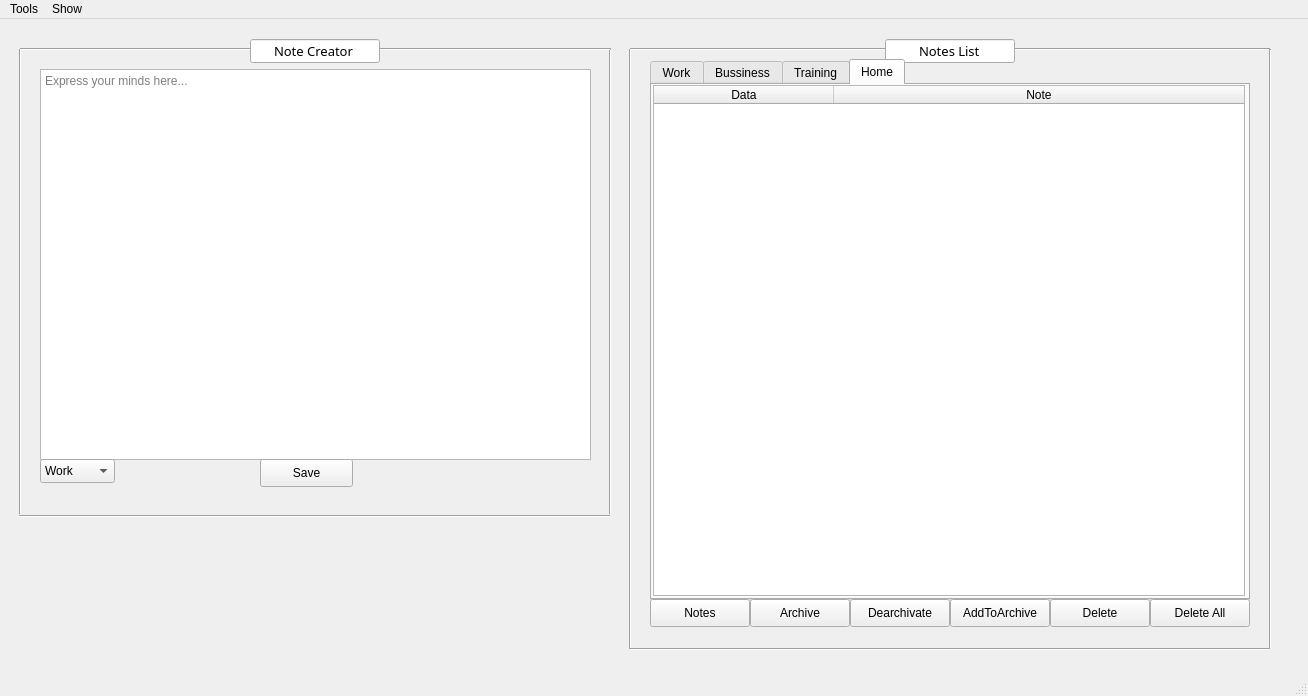
<?xml version="1.0" encoding="UTF-8"?>
<ui version="4.0">
 <class>MainWindow</class>
 <widget class="QMainWindow" name="MainWindow">
  <property name="geometry">
   <rect>
    <x>0</x>
    <y>0</y>
    <width>1308</width>
    <height>696</height>
   </rect>
  </property>
  <property name="windowTitle">
   <string>MainWindow</string>
  </property>
  <widget class="QWidget" name="centralwidget">
   <widget class="QTextEdit" name="InputText">
    <property name="geometry">
     <rect>
      <x>40</x>
      <y>50</y>
      <width>551</width>
      <height>391</height>
     </rect>
    </property>
    <property name="placeholderText">
     <string>Express your minds here...</string>
    </property>
   </widget>
   <widget class="QPushButton" name="pushButton">
    <property name="geometry">
     <rect>
      <x>260</x>
      <y>440</y>
      <width>93</width>
      <height>28</height>
     </rect>
    </property>
    <property name="text">
     <string>Save</string>
    </property>
   </widget>
   <widget class="Line" name="line">
    <property name="geometry">
     <rect>
      <x>19</x>
      <y>490</y>
      <width>591</width>
      <height>15</height>
     </rect>
    </property>
    <property name="font">
     <font>
      <family>MT Extra</family>
     </font>
    </property>
    <property name="orientation">
     <enum>Qt::Horizontal</enum>
    </property>
   </widget>
   <widget class="Line" name="line_2">
    <property name="geometry">
     <rect>
      <x>10</x>
      <y>30</y>
      <width>20</width>
      <height>465</height>
     </rect>
    </property>
    <property name="orientation">
     <enum>Qt::Vertical</enum>
    </property>
   </widget>
   <widget class="Line" name="line_3">
    <property name="geometry">
     <rect>
      <x>20</x>
      <y>20</y>
      <width>231</width>
      <height>20</height>
     </rect>
    </property>
    <property name="orientation">
     <enum>Qt::Horizontal</enum>
    </property>
   </widget>
   <widget class="Line" name="line_4">
    <property name="geometry">
     <rect>
      <x>600</x>
      <y>30</y>
      <width>20</width>
      <height>465</height>
     </rect>
    </property>
    <property name="orientation">
     <enum>Qt::Vertical</enum>
    </property>
   </widget>
   <widget class="QLineEdit" name="Title1">
    <property name="geometry">
     <rect>
      <x>250</x>
      <y>20</y>
      <width>130</width>
      <height>24</height>
     </rect>
    </property>
    <property name="font">
     <font>
      <family>Bahnschrift Light</family>
      <pointsize>10</pointsize>
     </font>
    </property>
    <property name="text">
     <string>Note Creator</string>
    </property>
    <property name="alignment">
     <set>Qt::AlignCenter</set>
    </property>
    <property name="readOnly">
     <bool>true</bool>
    </property>
   </widget>
   <widget class="Line" name="line_5">
    <property name="geometry">
     <rect>
      <x>380</x>
      <y>20</y>
      <width>231</width>
      <height>20</height>
     </rect>
    </property>
    <property name="orientation">
     <enum>Qt::Horizontal</enum>
    </property>
   </widget>
   <widget class="Line" name="line_6">
    <property name="geometry">
     <rect>
      <x>620</x>
      <y>30</y>
      <width>20</width>
      <height>600</height>
     </rect>
    </property>
    <property name="orientation">
     <enum>Qt::Vertical</enum>
    </property>
   </widget>
   <widget class="Line" name="line_7">
    <property name="geometry">
     <rect>
      <x>630</x>
      <y>620</y>
      <width>640</width>
      <height>20</height>
     </rect>
    </property>
    <property name="font">
     <font>
      <family>MT Extra</family>
     </font>
    </property>
    <property name="orientation">
     <enum>Qt::Horizontal</enum>
    </property>
   </widget>
   <widget class="Line" name="line_8">
    <property name="geometry">
     <rect>
      <x>630</x>
      <y>20</y>
      <width>255</width>
      <height>20</height>
     </rect>
    </property>
    <property name="font">
     <font>
      <family>MT Extra</family>
     </font>
    </property>
    <property name="orientation">
     <enum>Qt::Horizontal</enum>
    </property>
   </widget>
   <widget class="Line" name="line_9">
    <property name="geometry">
     <rect>
      <x>1260</x>
      <y>30</y>
      <width>20</width>
      <height>600</height>
     </rect>
    </property>
    <property name="orientation">
     <enum>Qt::Vertical</enum>
    </property>
   </widget>
   <widget class="QLineEdit" name="Title2">
    <property name="geometry">
     <rect>
      <x>885</x>
      <y>20</y>
      <width>130</width>
      <height>24</height>
     </rect>
    </property>
    <property name="font">
     <font>
      <family>Bahnschrift Light</family>
      <pointsize>10</pointsize>
     </font>
    </property>
    <property name="mouseTracking">
     <bool>true</bool>
    </property>
    <property name="text">
     <string>Notes List</string>
    </property>
    <property name="alignment">
     <set>Qt::AlignCenter</set>
    </property>
    <property name="readOnly">
     <bool>true</bool>
    </property>
   </widget>
   <widget class="Line" name="line_10">
    <property name="geometry">
     <rect>
      <x>1015</x>
      <y>20</y>
      <width>255</width>
      <height>20</height>
     </rect>
    </property>
    <property name="font">
     <font>
      <family>MT Extra</family>
     </font>
    </property>
    <property name="orientation">
     <enum>Qt::Horizontal</enum>
    </property>
   </widget>
   <widget class="QComboBox" name="comboBox">
    <property name="geometry">
     <rect>
      <x>40</x>
      <y>440</y>
      <width>75</width>
      <height>24</height>
     </rect>
    </property>
    <item>
     <property name="text">
      <string>Work</string>
     </property>
    </item>
    <item>
     <property name="text">
      <string>Bussiness</string>
     </property>
    </item>
    <item>
     <property name="text">
      <string>Training</string>
     </property>
    </item>
    <item>
     <property name="text">
      <string>Home</string>
     </property>
    </item>
   </widget>
   <widget class="QTabWidget" name="tabWidget">
    <property name="geometry">
     <rect>
      <x>650</x>
      <y>40</y>
      <width>600</width>
      <height>541</height>
     </rect>
    </property>
    <property name="currentIndex">
     <number>3</number>
    </property>
    <widget class="QWidget" name="tab">
     <attribute name="title">
      <string>Work</string>
     </attribute>
     <widget class="QTableWidget" name="Table">
      <property name="geometry">
       <rect>
        <x>1</x>
        <y>0</y>
        <width>592</width>
        <height>511</height>
       </rect>
      </property>
      <property name="sizeAdjustPolicy">
       <enum>QAbstractScrollArea::AdjustIgnored</enum>
      </property>
      <property name="selectionBehavior">
       <enum>QAbstractItemView::SelectRows</enum>
      </property>
      <attribute name="horizontalHeaderCascadingSectionResizes">
       <bool>true</bool>
      </attribute>
      <attribute name="horizontalHeaderDefaultSectionSize">
       <number>180</number>
      </attribute>
      <attribute name="horizontalHeaderStretchLastSection">
       <bool>true</bool>
      </attribute>
      <column>
       <property name="text">
        <string>Data</string>
       </property>
      </column>
      <column>
       <property name="text">
        <string>Note</string>
       </property>
      </column>
     </widget>
    </widget>
    <widget class="QWidget" name="tab_2">
     <attribute name="title">
      <string>Bussiness</string>
     </attribute>
     <widget class="QTableWidget" name="Table_2">
      <property name="geometry">
       <rect>
        <x>1</x>
        <y>0</y>
        <width>592</width>
        <height>511</height>
       </rect>
      </property>
      <property name="sizeAdjustPolicy">
       <enum>QAbstractScrollArea::AdjustIgnored</enum>
      </property>
      <property name="selectionBehavior">
       <enum>QAbstractItemView::SelectRows</enum>
      </property>
      <attribute name="horizontalHeaderCascadingSectionResizes">
       <bool>true</bool>
      </attribute>
      <attribute name="horizontalHeaderDefaultSectionSize">
       <number>180</number>
      </attribute>
      <attribute name="horizontalHeaderStretchLastSection">
       <bool>true</bool>
      </attribute>
      <column>
       <property name="text">
        <string>Data</string>
       </property>
      </column>
      <column>
       <property name="text">
        <string>Note</string>
       </property>
      </column>
     </widget>
    </widget>
    <widget class="QWidget" name="tab_3">
     <attribute name="title">
      <string>Training</string>
     </attribute>
     <widget class="QTableWidget" name="Table_3">
      <property name="geometry">
       <rect>
        <x>1</x>
        <y>0</y>
        <width>592</width>
        <height>511</height>
       </rect>
      </property>
      <property name="sizeAdjustPolicy">
       <enum>QAbstractScrollArea::AdjustIgnored</enum>
      </property>
      <property name="selectionBehavior">
       <enum>QAbstractItemView::SelectRows</enum>
      </property>
      <attribute name="horizontalHeaderCascadingSectionResizes">
       <bool>true</bool>
      </attribute>
      <attribute name="horizontalHeaderDefaultSectionSize">
       <number>180</number>
      </attribute>
      <attribute name="horizontalHeaderStretchLastSection">
       <bool>true</bool>
      </attribute>
      <column>
       <property name="text">
        <string>Data</string>
       </property>
      </column>
      <column>
       <property name="text">
        <string>Note</string>
       </property>
      </column>
     </widget>
    </widget>
    <widget class="QWidget" name="tab_4">
     <attribute name="title">
      <string>Home</string>
     </attribute>
     <widget class="QTableWidget" name="Table_4">
      <property name="geometry">
       <rect>
        <x>1</x>
        <y>0</y>
        <width>592</width>
        <height>511</height>
       </rect>
      </property>
      <property name="sizeAdjustPolicy">
       <enum>QAbstractScrollArea::AdjustIgnored</enum>
      </property>
      <property name="selectionBehavior">
       <enum>QAbstractItemView::SelectRows</enum>
      </property>
      <attribute name="horizontalHeaderCascadingSectionResizes">
       <bool>true</bool>
      </attribute>
      <attribute name="horizontalHeaderDefaultSectionSize">
       <number>180</number>
      </attribute>
      <attribute name="horizontalHeaderStretchLastSection">
       <bool>true</bool>
      </attribute>
      <column>
       <property name="text">
        <string>Data</string>
       </property>
      </column>
      <column>
       <property name="text">
        <string>Note</string>
       </property>
      </column>
     </widget>
    </widget>
   </widget>
   <widget class="QPushButton" name="DeleteAll">
    <property name="geometry">
     <rect>
      <x>1150</x>
      <y>580</y>
      <width>100</width>
      <height>28</height>
     </rect>
    </property>
    <property name="text">
     <string>Delete All</string>
    </property>
   </widget>
   <widget class="QPushButton" name="Dearchivate">
    <property name="geometry">
     <rect>
      <x>850</x>
      <y>580</y>
      <width>100</width>
      <height>28</height>
     </rect>
    </property>
    <property name="text">
     <string>Dearchivate</string>
    </property>
   </widget>
   <widget class="QPushButton" name="Delete">
    <property name="geometry">
     <rect>
      <x>1050</x>
      <y>580</y>
      <width>100</width>
      <height>28</height>
     </rect>
    </property>
    <property name="text">
     <string>Delete</string>
    </property>
   </widget>
   <widget class="QPushButton" name="Archive">
    <property name="geometry">
     <rect>
      <x>750</x>
      <y>580</y>
      <width>100</width>
      <height>28</height>
     </rect>
    </property>
    <property name="text">
     <string>Archive</string>
    </property>
   </widget>
   <widget class="QPushButton" name="Archivator">
    <property name="geometry">
     <rect>
      <x>950</x>
      <y>580</y>
      <width>100</width>
      <height>28</height>
     </rect>
    </property>
    <property name="text">
     <string>AddToArchive</string>
    </property>
   </widget>
   <widget class="QPushButton" name="Notes">
    <property name="geometry">
     <rect>
      <x>650</x>
      <y>580</y>
      <width>100</width>
      <height>28</height>
     </rect>
    </property>
    <property name="text">
     <string>Notes</string>
    </property>
   </widget>
  </widget>
  <widget class="QMenuBar" name="menubar">
   <property name="geometry">
    <rect>
     <x>0</x>
     <y>0</y>
     <width>1308</width>
     <height>25</height>
    </rect>
   </property>
   <widget class="QMenu" name="menuTools">
    <property name="title">
     <string>Tools</string>
    </property>
    <addaction name="actionSave"/>
    <addaction name="actionAdd_to_archive"/>
    <addaction name="actionDelete"/>
    <addaction name="actionDelete_all_notes_with_archive"/>
   </widget>
   <widget class="QMenu" name="menuShow">
    <property name="title">
     <string>Show</string>
    </property>
    <addaction name="actionNotes"/>
    <addaction name="actionArchive"/>
   </widget>
   <addaction name="menuTools"/>
   <addaction name="menuShow"/>
  </widget>
  <widget class="QStatusBar" name="statusbar"/>
  <action name="actionSave">
   <property name="text">
    <string>Save</string>
   </property>
   <property name="shortcut">
    <string>Ctrl+S</string>
   </property>
  </action>
  <action name="actionAdd_to_archive">
   <property name="text">
    <string>Add to archive </string>
   </property>
   <property name="shortcut">
    <string>Ctrl+T</string>
   </property>
  </action>
  <action name="actionDelete">
   <property name="text">
    <string>Delete</string>
   </property>
   <property name="shortcut">
    <string>Del</string>
   </property>
  </action>
  <action name="actionDelete_all_notes_with_archive">
   <property name="text">
    <string>Delete all notes from list</string>
   </property>
   <property name="shortcut">
    <string>Ctrl+Del</string>
   </property>
  </action>
  <action name="actionNotes">
   <property name="text">
    <string>Notes</string>
   </property>
   <property name="shortcut">
    <string>Ctrl+Alt+N</string>
   </property>
  </action>
  <action name="actionArchive">
   <property name="text">
    <string>Archive</string>
   </property>
   <property name="shortcut">
    <string>Ctrl+Alt+Á</string>
   </property>
  </action>
 </widget>
 <resources/>
 <connections>
  <connection>
   <sender>actionSave</sender>
   <signal>triggered()</signal>
   <receiver>pushButton</receiver>
   <slot>click()</slot>
   <hints>
    <hint type="sourcelabel">
     <x>-1</x>
     <y>-1</y>
    </hint>
    <hint type="destinationlabel">
     <x>306</x>
     <y>478</y>
    </hint>
   </hints>
  </connection>
  <connection>
   <sender>actionAdd_to_archive</sender>
   <signal>triggered()</signal>
   <receiver>Archivator</receiver>
   <slot>click()</slot>
   <hints>
    <hint type="sourcelabel">
     <x>-1</x>
     <y>-1</y>
    </hint>
    <hint type="destinationlabel">
     <x>1104</x>
     <y>598</y>
    </hint>
   </hints>
  </connection>
  <connection>
   <sender>actionDelete_all_notes_with_archive</sender>
   <signal>triggered()</signal>
   <receiver>DeleteAll</receiver>
   <slot>click()</slot>
   <hints>
    <hint type="sourcelabel">
     <x>-1</x>
     <y>-1</y>
    </hint>
    <hint type="destinationlabel">
     <x>1194</x>
     <y>598</y>
    </hint>
   </hints>
  </connection>
 </connections>
</ui>
